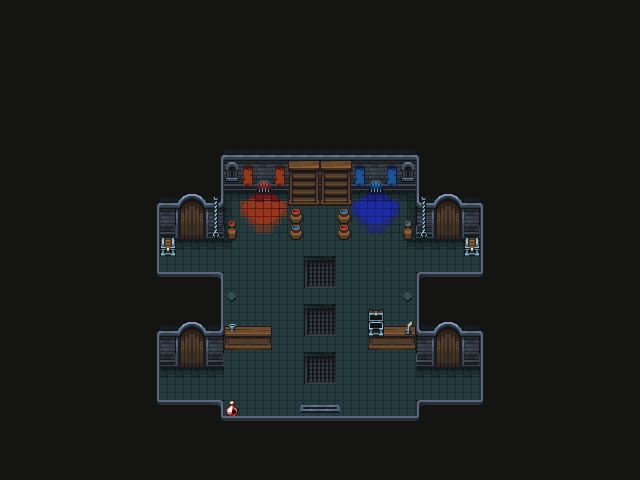

Rendered tile map (Tiled .tmx) drawn with the repository's tilesets; below, a short description and the map source with its tile grids summarised:
An orthogonal 40x30 tile map with 16x16 px tiles, 3 tile layers (background, props, top props), 2 tilesets.

<map version="1.9" tiledversion="1.9.1" orientation="orthogonal" renderorder="right-down" width="40" height="30" tilewidth="16" tileheight="16" infinite="0" nextlayerid="4" nextobjectid="1">
 <tileset firstgid="1" source="../tileset/dungeon.tsx" />
 <tileset firstgid="626" source="../tileset/props.tsx" />
 <layer id="1" name="background" width="40" height="30">
  <data>[1200 cells, 1200 non-empty, 57 distinct tile ids]</data>
 </layer>
 <layer id="2" name="props" width="40" height="30">
  <data>[1200 cells, 1200 non-empty, 38 distinct tile ids]</data>
 </layer>
 <layer id="3" name="top props" width="40" height="30">
  <data>[1200 cells, 1200 non-empty, 6 distinct tile ids]</data>
 </layer>
</map>
